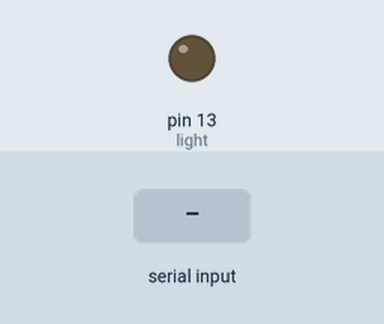
A sketch run on a simulated Arduino Uno, built with avr-gcc and run on an emulated ATmega328P. On the bench: output pins drawn as LEDs (lit = HIGH). Inputs (shaded band) come from the test bench. Random numbers use the default seed unless the sketch sets one; what the sketch prints to the serial monitor is not drawn.

Above: at 1.2 s.
1.3 s: "3\n" received over Serial
At 2.5 s:
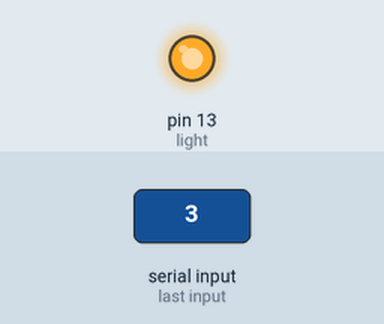
2.8 s: "90,45\n" received over Serial
4.3 s: "1\n" received over Serial
Timing chart, 0 to 7.3 s (numbered marks = the images above; inputs shaded):
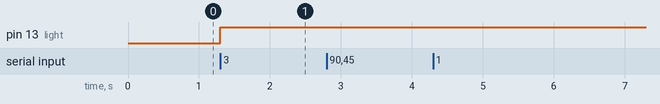

Measured:
- after the input at 1.3 s, pin 13 (light): LOW → HIGH at once
- after the input at 2.8 s, every drawn part: stays the same
- after the input at 4.3 s, every drawn part: stays the same

The sketch:

program1.ino
```cpp
/*
Programming assignment #1

The menu:
1.  Add a fortune
2.  Display a random fortune
3.  Toggle the onboard led
4.  Print all the available fortunes
5.  Count to 10
6.  Say “Hello” to your arduino

Output
option 1 – lets the user type in a string of characters that represents a fortune.  This string of characters will get added to an array

option 2 – randomly selects a fortune from the list and prints it out.  If there are no fortunes available, print out “Sorry the fortune teller isn't in right now”

option 3 – make the led light change its current state.  If its off, turn it on and then print out “The light is on!”.  If the light is on, turn it off and print out “The light is off!”.

4.  print out all the fortunes one per line.  For example,  if the list contains 4 things,  print them one per line, surrounded by quotes.  (the arduino is telling us the fortune, so we want to quote it)
“Don't get mad – get even”
“Cheap, fast and reliable.  Pick two”,
”A bug in the code is worth two in the documentation.”
“There's no replacement for displacement”

5.  count from 1 to 10,   print the numbers out separated by a comma,  e.g.  1,2,3,4..........10.  Don't print a comma after the last number.

6.  the arduino should respond with a nice greeting,  such as “Greetings!” or  “Yaaar!” or “Weeeee!”.

*/


byte light = 13;
String inputString;
boolean stringComplete;
//String stuff[] = {"There's no replacement for displacement","Git r done!","Silly rabbit, trix are for kids"};
String stuff[10];
int whichspot = 0;

boolean adding = false;
int lastChoice;

void setup()
{
     Serial.begin(115200);
     pinMode(light,OUTPUT);
     //make sure the light is off
     digitalWrite(light,LOW);

     //seed the random number generator
     randomSeed(analogRead(0));

     menu ();
}

void loop()
{
     if (stringComplete)
     {
          //Serial.println(inputString);
          int value;
          if (lastChoice == 1)
          {
               value = 0;
          }
          else
          {
               value = inputString.toInt();
          };
          String numbers = "";
          switch(value)
          {
               case 1:
                    Serial.println("Type the fortune to be added:");
               break;
               case 2:
                    Serial.println("");
                    Serial.println(stuff[random(0,3)]);
               break;
               case 3:
                    digitalWrite(light,!digitalRead(light));
               break;
               case 4:
                    Serial.println("");
                    for(int i=0;i< sizeof(stuff)/sizeof(String);i++)
                    {
                         Serial.println("\"" + stuff[i] +"\"");
                    }
               break;
               case 5:
                    Serial.println("");

                    for (int i=1;i<=10;i++)
                    {
                         numbers += String(i) + ",";
                         //Serial.print( String(i) + ",");
                    }
                    numbers = numbers.substring(0,numbers.length()-1);
                    Serial.println(numbers);

               break;
               case 6:
                    Serial.print("\nGreetings!\n");
               break;
               default:
                    if (lastChoice == 1)
                    {
                         Serial.println("add " + inputString + " to the array");
                         stuff[whichspot] = inputString;
                         whichspot ++;
                         value = 0;
                    }
                    else
                    {
                         Serial.println(String(value) + " was not a valid choice, please try again!");
                    }
               break;
          }
          if (value !=  1)
               menu();
          //reset everything to start again
          lastChoice = value;
          stringComplete = false;
          inputString = "";
     }
}

void serialEvent()
{
     while (Serial.available())
     {
          // get the new byte:
          char inChar = (char)Serial.read();
          // add it to the inputString:
          if (inChar != '\n')
          {
               inputString += inChar;
          }
          else
          {
               stringComplete = true;
          }
     }
}

void menu()
{
     Serial.println("");
     Serial.println("Pick a choice from the menu");
     Serial.println("1.  Add a fortune");
     Serial.println("2.  Display a random fortune");
     Serial.println("3.  Toggle the onboard led");
     Serial.println("4.  print all the available fortunes");
     Serial.println("5.  Count to 10");
     Serial.println("6.  Say 'Hello' to your arduino");
}
```
